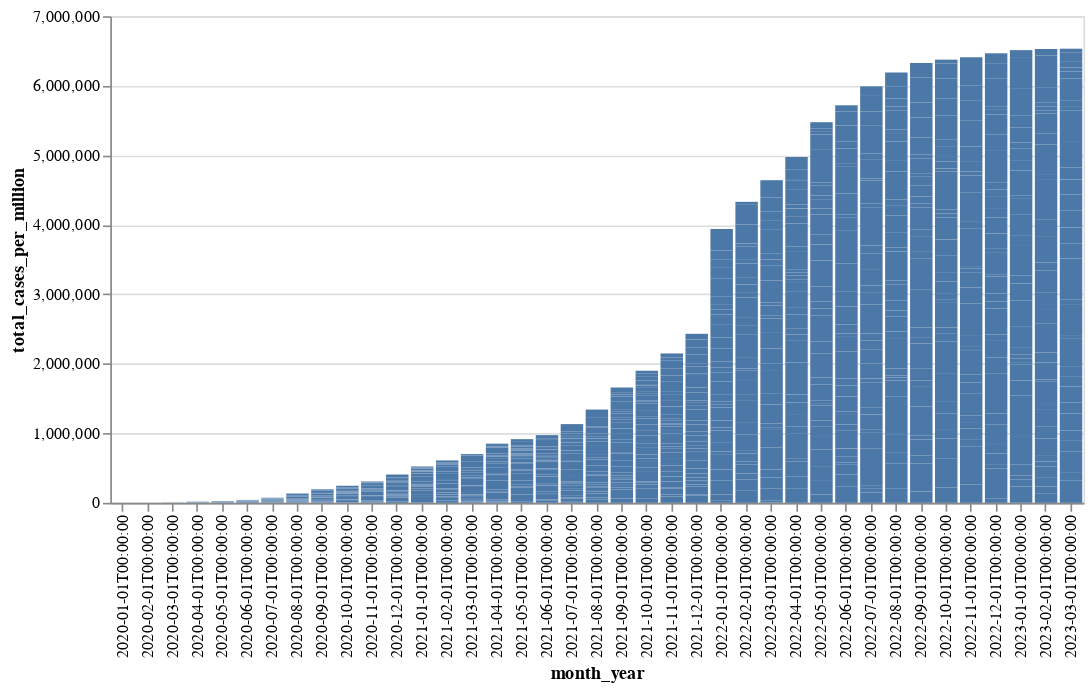

Notebook code cell kept with this figure:
### Markdown cell above
And here is the progression of total cases per million on it's own. Note how it suddedly shows more variation than when plotted with increasing vaccination count.

### Code cell
base = alt.Chart(data_grouped).encode(x='month_year:O')

bar = base.mark_bar().encode(y='total_cases_per_million:Q')
(bar).properties(width=600)

### Figure 1 — Vega-Lite specification as saved in the notebook (floating-point values rounded to 4 significant figures; data arrays with more than 128 entries replaced by an {"elided": "..."} marker saying what was removed)
{"config": {"view": {"continuousWidth": 400, "continuousHeight": 300}}, "data": {"name": "data-10f076ef03dd2ea76a880802c3c2923a"}, "mark": "bar", "encoding": {"x": {"field": "month_year", "type": "ordinal"}, "y": {"field": "total_cases_per_million", "type": "quantitative"}}, "width": 600, "$schema": "https://vega.github.io/schema/vega-lite/v4.17.0.json", "datasets": {"data-10f076ef03dd2ea76a880802c3c2923a": {"elided": "1341 records"}}}
